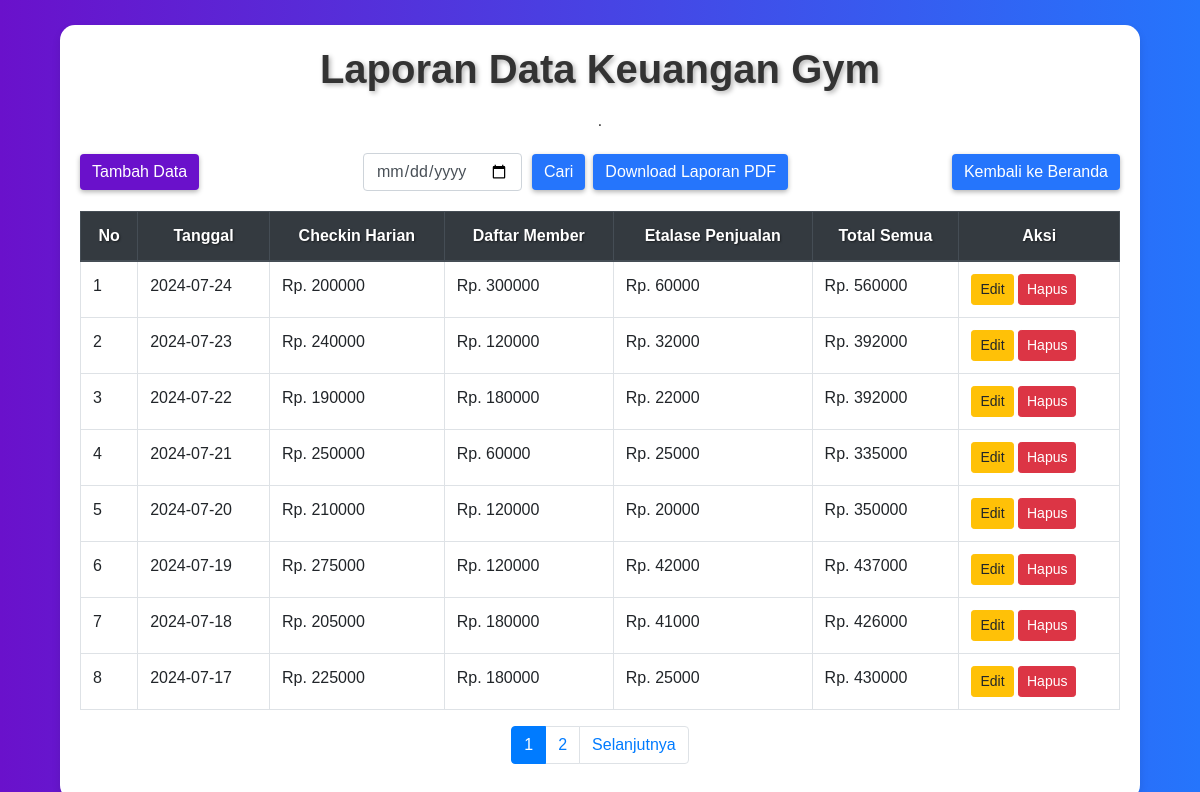
Screenshot of /crudwebgym/rekap.php with the database file from the repository.
### tables this page shows
CREATE TABLE `rekap_keuangan` (
  `id` int(11) NOT NULL,
  `tanggal` date NOT NULL,
  `total_checkin_harian` decimal(10,0) NOT NULL,
  `paket_member` decimal(10,0) NOT NULL,
  `etalase_penjualan` decimal(10,0) NOT NULL,
  `total_semua` decimal(10,0) NOT NULL
);

### crudwebgym/rekap.php (the view, shortened to what this page needs)
<?php
include 'koneksi_rekap.php';
$limit = 8;
$page = isset($_GET['page']) ? $_GET['page'] : 1;
$offset = ($page - 1) * $limit;
$search_date = isset($_GET['search_date']) ? $_GET['search_date'] : '';
$total_sql = "SELECT COUNT(*) FROM rekap_keuangan";
$total_result = $koneksi->query($total_sql);
$total_data = $total_result->fetch_row()[0];
$total_pages = ceil($total_data / $limit);
$query = "SELECT * FROM rekap_keuangan";
$query .= " ORDER BY tanggal DESC LIMIT $limit OFFSET $offset";
$result = $koneksi->query($query);
?>
<!DOCTYPE html>
<html lang="en">
<head>
    <link href="https://stackpath.bootstrapcdn.com/bootstrap/4.5.2/css/bootstrap.min.css" rel="stylesheet">
</head>
<body>
    <div class="container">
        <h1 class="text-center"><b>Laporan Data Keuangan Gym</b></h1>
        <p><center>&middot;</center></p>
        <div class="btn-container">
            <a href="tambah_rekap.php" class="btn btn-primary">Tambah Data</a>
            <div class="search-container">
                <form class="form-inline" method="GET" action="">
                    <input type="date" name="search_date" class="form-control" placeholder="Cari Tanggal" value="<?php echo $search_date; ?>">
                    <button type="submit" class="btn btn-secondary">Cari</button>
                </form>
                <a href="generate_pdf.php?search_date=<?php echo $search_date; ?>" class="btn btn-secondary ml-2">Download Laporan PDF</a>
            </div>
            <a href="index.php" class="btn btn-secondary">Kembali ke Beranda</a>
        </div>
        <table class="table table-bordered table-hover">
            <thead class="thead-dark">
                <tr>
                    <th><center>No</center></th>
                    <th><center>Tanggal</center></th>
                    <th><center>Checkin Harian</center></th>
                    <th><center>Daftar Member</center></th>
                    <th><center>Etalase Penjualan</center></th>
                    <th><center>Total Semua</center></th>
                    <th><center>Aksi</center></th>
                </tr>
            </thead>
            <tbody>
                <?php
                $no = $offset + 1;
                while ($row = $result->fetch_assoc()) {
                    echo "<tr>";
                    echo "<td>" . $no . "</td>";
                    echo "<td>" . $row['tanggal'] . "</td>";
                    echo "<td>Rp. " . $row['total_checkin_harian'] . "</td>";
                    echo "<td>Rp. " . $row['paket_member'] . "</td>";
                    echo "<td>Rp. " . $row['etalase_penjualan'] . "</td>";
                    echo "<td>Rp. " . $row['total_semua'] . "</td>";
                    echo "<td>
                            <a href='edit_rekap.php?id=" . $row['id'] . "' class='btn btn-warning btn-sm'>Edit</a>
                            <button class='btn btn-danger btn-sm' onclick='confirmDelete(" . $row['id'] . ")'>Hapus</button>
                          </td>";
                    echo "</tr>";
                    $no++;
                }
                ?>
            </tbody>
        </table>
        <nav aria-label="Page navigation example">
            <ul class="pagination justify-content-center">
                <?php for($i = 1; $i <= $total_pages; $i++): ?>
                    <li class="page-item <?php if($i == $page) echo 'active'; ?>"><a class="page-link" href="?page=<?php echo $i; ?>"><?php echo $i; ?></a></li>
                <?php endfor; ?>
                <?php if($page < $total_pages): ?>
                    <li class="page-item"><a class="page-link" href="?page=<?php echo $page+1; ?>">Selanjutnya</a></li>
                <?php endif; ?>
            </ul>
        </nav>
    </div>
</body>
</html>

### crudwebgym/rekap.php (style rules this page uses)
body { background: linear-gradient(to right, #6a11cb, #2575fc); color: #333; font-family: 'Arial', sans-serif; }
.container { margin-top: 25px; background: #fff; padding: 20px; border-radius: 15px; box-shadow: 0 4px 8px rgba(0, 0, 0, 0.1); max-width: 1080px; width: 100%; }
h1 { margin-bottom: 20px; text-shadow: 2px 2px 5px rgba(0, 0, 0, 0.3); }
.table thead th { background-color: #343a40; color: white; text-shadow: 1px 1px 2px rgba(0, 0, 0, 0.5); }
.btn-primary, .btn-secondary { box-shadow: 0 2px 5px rgba(0, 0, 0, 0.3); }
.btn-primary { background: #6a11cb; border: none; }
.btn-secondary { background: #2575fc; border: none; }
.btn-container { display: flex; justify-content: space-between; align-items: center; margin-bottom: 20px; }
.search-container { display: flex; align-items: center; justify-content: center; }
.search-container input { margin-right: 10px; }

### rows the page displays
rekap_keuangan: tanggal "2024-07-24", total_checkin_harian "200000", paket_member "300000", etalase_penjualan "60000", total_semua "560000"
rekap_keuangan: tanggal "2024-07-23", total_checkin_harian "240000", paket_member "120000", etalase_penjualan "32000", total_semua "392000"
rekap_keuangan: tanggal "2024-07-22", total_checkin_harian "190000", paket_member "180000", etalase_penjualan "22000", total_semua "392000"
rekap_keuangan: tanggal "2024-07-21", total_checkin_harian "250000", paket_member "60000", etalase_penjualan "25000", total_semua "335000"
rekap_keuangan: tanggal "2024-07-20", total_checkin_harian "210000", paket_member "120000", etalase_penjualan "20000", total_semua "350000"
rekap_keuangan: tanggal "2024-07-19", total_checkin_harian "275000", paket_member "120000", etalase_penjualan "42000", total_semua "437000"
rekap_keuangan: tanggal "2024-07-18", total_checkin_harian "205000", paket_member "180000", etalase_penjualan "41000", total_semua "426000"
rekap_keuangan: tanggal "2024-07-17", total_checkin_harian "225000", paket_member "180000", etalase_penjualan "25000", total_semua "430000"
